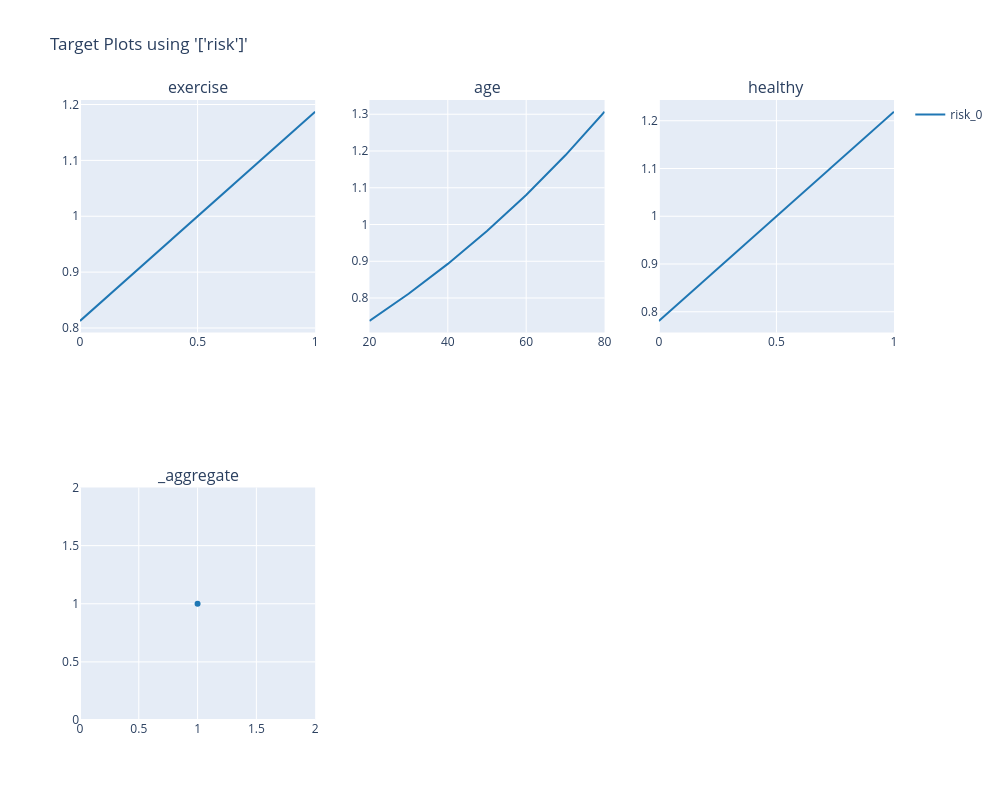

The cell this chart's notebook holds for it:
### Code cell
charters.target(
    df=pdp_data,
    target="risk",
    features=["exercise", "age", "healthy"],
    numerator=["rate_weight"],
    denominator=["weight"],
)

### Figure 1 — Plotly figure (JSON) as saved in the notebook; plotly's stock layout.template omitted (floating-point values rounded to 4 significant figures)
{"data": [{"line": {"color": "#1F77B4"}, "mode": "lines", "name": "risk_0", "showlegend": true, "type": "scatter", "x": [0, 1], "xaxis": "x", "y": [0.8127, 1.187], "yaxis": "y"}, {"line": {"color": "#1F77B4"}, "mode": "lines", "name": "risk_0", "showlegend": false, "type": "scatter", "x": [20, 30, 40, 50, 60, 70, 80], "xaxis": "x2", "y": [0.7378, 0.8116, 0.8928, 0.9821, 1.08, 1.188, 1.307], "yaxis": "y2"}, {"line": {"color": "#1F77B4"}, "mode": "lines", "name": "risk_0", "showlegend": false, "type": "scatter", "x": [0, 1], "xaxis": "x3", "y": [0.7809, 1.219], "yaxis": "y3"}, {"line": {"color": "#1F77B4"}, "mode": "markers", "name": "risk_0", "showlegend": false, "type": "scatter", "x": [1], "xaxis": "x4", "y": [1.0], "yaxis": "y4"}], "layout": {"annotations": [{"font": {"size": 16}, "showarrow": false, "text": "exercise", "x": 0.1444, "xanchor": "center", "xref": "paper", "y": 1, "yanchor": "bottom", "yref": "paper"}, {"font": {"size": 16}, "showarrow": false, "text": "age", "x": 0.5, "xanchor": "center", "xref": "paper", "y": 1, "yanchor": "bottom", "yref": "paper"}, {"font": {"size": 16}, "showarrow": false, "text": "healthy", "x": 0.8556, "xanchor": "center", "xref": "paper", "y": 1, "yanchor": "bottom", "yref": "paper"}, {"font": {"size": 16}, "showarrow": false, "text": "_aggregate", "x": 0.1444, "xanchor": "center", "xref": "paper", "y": 0.375, "yanchor": "bottom", "yref": "paper"}], "height": 800, "legend": {"orientation": "v", "x": 1.02, "xanchor": "left", "y": 1, "yanchor": "top"}, "title": {"text": "Target Plots using '['risk']'"}, "width": 1000, "xaxis": {"anchor": "y", "domain": [0, 0.2889]}, "xaxis2": {"anchor": "y2", "domain": [0.3556, 0.6444]}, "xaxis3": {"anchor": "y3", "domain": [0.7111, 1]}, "xaxis4": {"anchor": "y4", "domain": [0, 0.2889]}, "xaxis5": {"anchor": "y5", "domain": [0.3556, 0.6444]}, "xaxis6": {"anchor": "y6", "domain": [0.7111, 1]}, "yaxis": {"anchor": "x", "domain": [0.625, 1]}, "yaxis2": {"anchor": "x2", "domain": [0.625, 1]}, "yaxis3": {"anchor": "x3", "domain": [0.625, 1]}, "yaxis4": {"anchor": "x4", "domain": [0, 0.375]}, "yaxis5": {"anchor": "x5", "domain": [0, 0.375]}, "yaxis6": {"anchor": "x6", "domain": [0, 0.375]}}}
